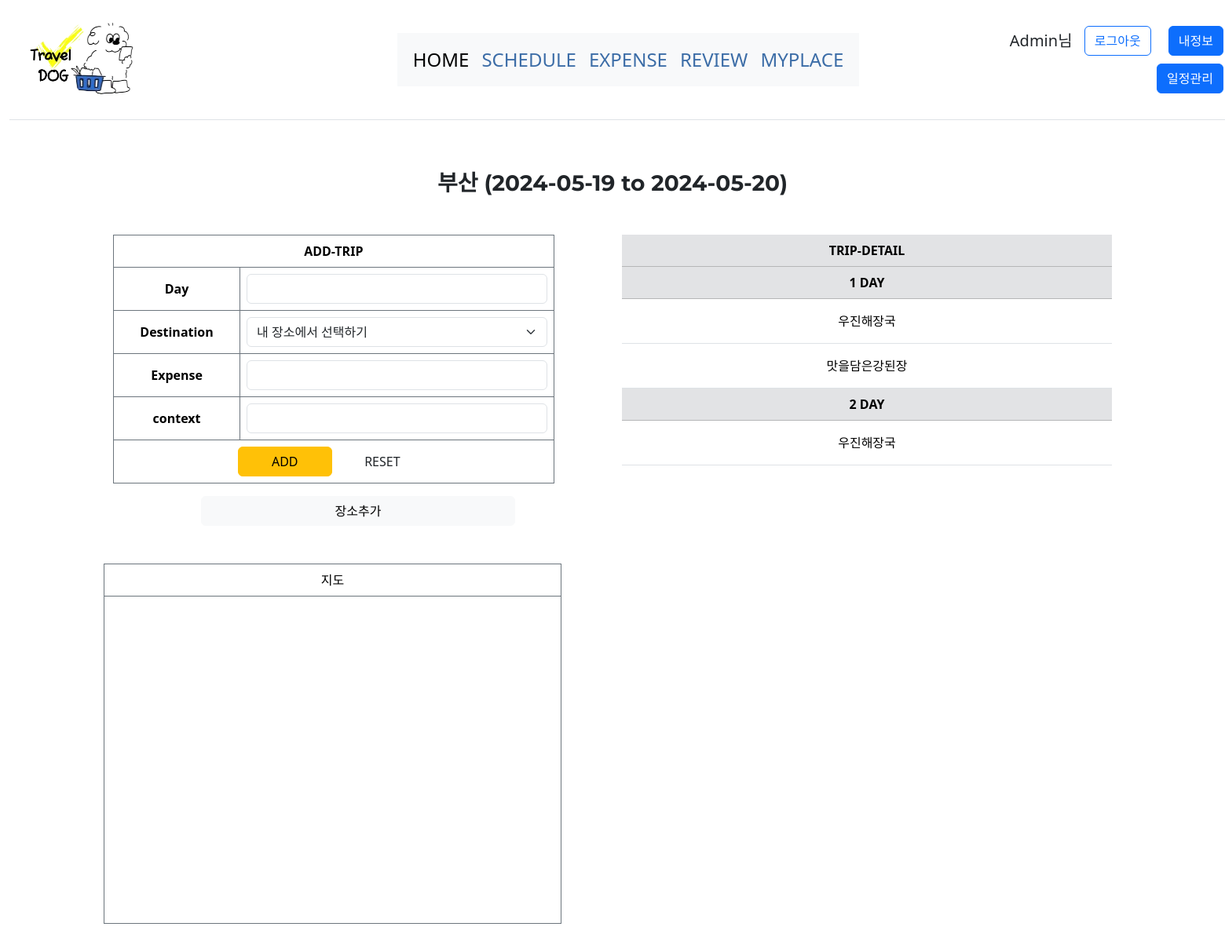
The app's page /trips/next_page/15 (signed in) with its own data.
### trips/models.py (models this page shows, shortened)
class TripDetail(models.Model):
    trip = models.ForeignKey(Trip, on_delete=models.CASCADE)
    day = models.IntegerField()
    destination = models.ForeignKey(Destination, on_delete=models.CASCADE)
    expense = models.DecimalField(max_digits=10, decimal_places=2,null=False)
    context = models.TextField(null=True)

class Destination(models.Model):
    name = models.CharField(max_length=100)
    address = models.CharField(max_length=255)
    def __str__(self):
        return self.name

### trips/views.py (the view, shortened to what this page needs)
# urls.py: re_path(r'next_page/(\d+)', views.next_page, name='next_page'),
@login_required
def next_page(request,trip_id):
    if request.method == 'GET':
        trip = Trip.objects.get(id=trip_id)
        tripdetail = TripDetail.objects.filter(trip=trip)
        destination = Destination.objects.all()
        start_date = trip.start_date
        end_date = trip.end_date
        delta = end_date - start_date
        index = str(trip).find('-')
        head = str(trip)[index+1:].strip()
        trip_dates = {}
        for i in range(1,delta.days + 2):
            day = start_date + datetime.timedelta(days=i)
            trip_dates[i] = day
        day = len(trip_dates)
        content = {
            'trip': trip,
            'tripdetail': tripdetail,
            'destination': destination,
            'day': day, #스피너 end값
            'trip_dates': trip_dates, #Trip-Detail 표의 날짜
            'trip_id': trip_id,
            'head': head, #상위제목
        }
        return render(request, 'trips/next_page.html',content)  # 다음 페이지로 이동

### trips/models.py (called while the page is built)
    def __str__(self):
       return f'{self.user.username} - {self.region.name} ({self.start_date} to {self.end_date})'

### template/trips/next_page.html (shortened to what this page needs)
{% extends 'index.html' %}
{% block content %}
<head>
    <link rel="stylesheet" href="https://cdn.jsdelivr.net/npm/bootstrap@5.3.3/dist/css/bootstrap.min.css">
</head>
<div class="container" style="margin-top: 0px;">
    <div class="text-center ml-4 mb-5">
        <h3 style="font-weight: bold;">{{ head }}</h3>
    </div>
    <div class="row">
        <div class="col">
            <form method='post'> {% csrf_token %}
                <table class="table table-bordered border-secondary text-center" style="width: 90%;>
                <thead class="table-secondary border-secondary">
                <tr>
                    <th colspan="2" class="text-uppercase">Add-Trip</th>
                </tr>
                <tr>
                    <th>Day</th>
                    <td><input type="number" class="form-control" id="quantity"
                    name="day" min="1" max={{ day }} step="1"></td>
                </tr>
                <tr>
                    <th>Destination</th>
                    <td>
                        <select class="form-select" name='d_id'>
                        <option selected>내 장소에서 선택하기</option>
                        </select>
                    </td>
                </tr>
                <tr>
                    <th>Expense</th>
                    <td><input type="text" class="form-control" name='expense'></td>
                </tr>
                <tr>
                    <th>context</th>
                    <td><input type="text" class="form-control" name='context'></td>
                </tr>
                <tr>
                    <td colspan="2">
                        <input type="submit" class="btn btn-warning"
                            style="width:120px" value="ADD"
                                onclick="document.location.href='/'">
                        <input type="reset" class="btn outline-danger"
                            style="width:120px" value="RESET">
                    </td>
                </tr>
                </table>
            </form>
            <button type="button" class="btn btn-light" style="width:400px"
            onclick="location.href='/destinations/{{trip_id}}'">장소추가</button>
        </div>
        <div class="col">
            <table class="table border-primary text-center table-hover" style="width:100%;">
                <thead class="table-secondary">
                <tr>
                    <th class="text-uppercase">Trip-Detail</th>
                </tr>
                </thead>
                <tbody>
                {% for day in trip_dates %}
                    <tr class="table-secondary">
                        <td style="font-weight: bold;">{{ day }} DAY</td>
                    </tr>
                    {% for i in tripdetail %}
                        {% if i.day == day %}
                        <tr class="table table-border-secondary">
                            <td>
                                <ul class="list-group">
                                    <a>{{ i.destination }}</a>
                                </ul>
                            </td>
                        </tr>
                        {% endif %}
                    {% endfor %}
                {% endfor %}
                </tbody>
            </table>
        </div>
    </div>
    <div class="row">
        <table class="table table-bordered border-secondary text-center mt-5" style="width:45%;">
            <tr><td>지도</td></tr>
            <tr>
            <td>
                <div id="map" style="width:100%;height:400px;"></div>
            </td>
            </tr>
        </table>
    </div>
</div>
{% endblock %}

### template/index.html (shortened to what this page needs)
<!DOCTYPE html>
<html lang="en">
<head>
  <link rel="stylesheet" href="https://cdn.jsdelivr.net/npm/bootstrap@5.3.3/dist/css/bootstrap.min.css">
  {% load static %}
  <link rel="stylesheet" type="text/css" href="{% static 'css/styles.css' %}">
</head>
<body>
<div class="container-fluid" style="width: 100rem; height: auto;">
    <header class="d-flex flex-wrap align-items-center justify-content-between py-3 mb-4 border-bottom">
      <div class="col-md-3 mb-2 mb-md-0 header-logo">
        <a href="/" class="d-inline-flex link-body-emphasis text-decoration-none">
          <img src="/static/강아지-로고_최종.png" alt="로고">
        </a>
      </div>
      <nav class="navbar navbar-expand-lg navbar-light bg-light">
        <div class="container-fluid">
          <div class="collapse navbar-collapse" id="navbarResponsive">
            <ul class="navbar-nav ms-auto text-uppercase py-4 py-lg-0" style="font-size: 1.5rem;">
              <li class="nav-item"><a class="nav-link active" href="/home/">HoME</a></li>
              <li class="nav-item"><a class="nav-link" href="/trips/index/">SCHEDULE</a></li>
              <li class="nav-item"><a class="nav-link" href="/expense/">EXPENSE</a></li>
              <li class="nav-item"><a class="nav-link" href="/review/index/">REVIEW</a></li>
              <li class="nav-item"><a class="nav-link" href="/myplace/">MYPLACE</a></li>
            </ul>
          </div>
        </div>
      </nav>
      <div class="col-md-3 text-end header-buttons">
        {% if not user.is_active %}
        <button type="button" class="btn btn-outline-primary me-2" onclick="document.location.href='/account/login/'" id="login">로그인</button>
        <button type="button" class="btn btn-primary" onclick="document.location.href='/account/register/'" id="join">회원가입</button>
        {% else %}
        <span class="text-capitalize fs-5 align-middle">
          {{ user }}님
        </span>
        <button type="button" class="btn btn-outline-primary me-2" onclick="document.location.href='/account/logout/'" id="logout">로그아웃</button>
        <button type="button" class="btn btn-primary" onclick="document.location.href='/account/myinfo/'" id="myinfo">내정보</button>
        <button type="button" class="btn btn-primary" onclick="document.location.href='/managetrip'" id="myinfo">일정관리</button>
        {% endif %}
      </div>
    </header>
  </div>
  <div class="container">
    {% block content %}{% endblock %}
  </div>
</body>
</html>

### template/index.html (style rules this page uses)
.header-logo { padding-left: 20px; }
.header-buttons { padding-right: 20px; }
.header-logo img { margin: 10px 0; }
.header-buttons .btn { margin: 5px 10px; }
.navbar-light { background-color: white; }
.navbar-light .nav-link { color: #3C6DA7; }

### template/trips/next_page.html (style rules this page uses)
th { text-align: center; vertical-align: middle; }

### records on screen
TripDetail: destination "우진해장국"
TripDetail: destination "맛을담은강된장"
TripDetail: destination "우진해장국"

### other values on screen
{{ user }} "Admin"
{{ head }} "부산 (2024-05-19 to 2024-05-20)"
{{ day }} "1" "2"
